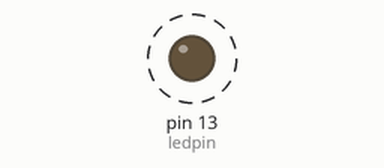
Simulated run of this sketch. Board: Arduino Uno, built with avr-gcc and run on an emulated ATmega328P. Shown: output pins drawn as LEDs (lit = HIGH). Dashed ring = blinking.

Above: at 0.5 s.
Timing chart, 0 to 4.6 s (numbered marks = the images above):
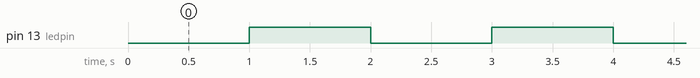

Measured:
- by itself, pin 13 (ledpin): alternates HIGH for 1.0 s and LOW for 1.0 s

The sketch:

teszt.ino
```cpp
int ledpin=13;

void setup()
{
	Serial.begin(9600);
	pinMode(ledpin, OUTPUT);
	digitalWrite(ledpin,HIGH);
	cli();
	//set timer1 interrupt at 1Hz
	TCCR1A = 0;// set entire TCCR1A register to 0
	TCCR1B = 0;// same for TCCR1B
	TCNT1  = 0;//initialize counter value to 0
	// set compare match register for 1hz increments
	OCR1A = 15624;// = ((16*10^6) / (1*1024)) - 1 (must be <65536)
	// turn on CTC mode
	TCCR1B |= (1 << WGM12);
	// Set CS10 and CS12 bits for 1024 prescaler
	TCCR1B |= (1 << CS12) | (1 << CS10);
	// enable timer compare interrupt
	TIMSK1 |= (1 << OCIE1A);
	sei();
}

ISR(TIMER1_COMPA_vect)
{  //change the 0 to 1 for timer1 and 2 for timer2
	//interrupt commands here
	cli();

		digitalWrite(ledpin, !digitalRead(ledpin));
	sei();
}
void loop()
{
}
```
